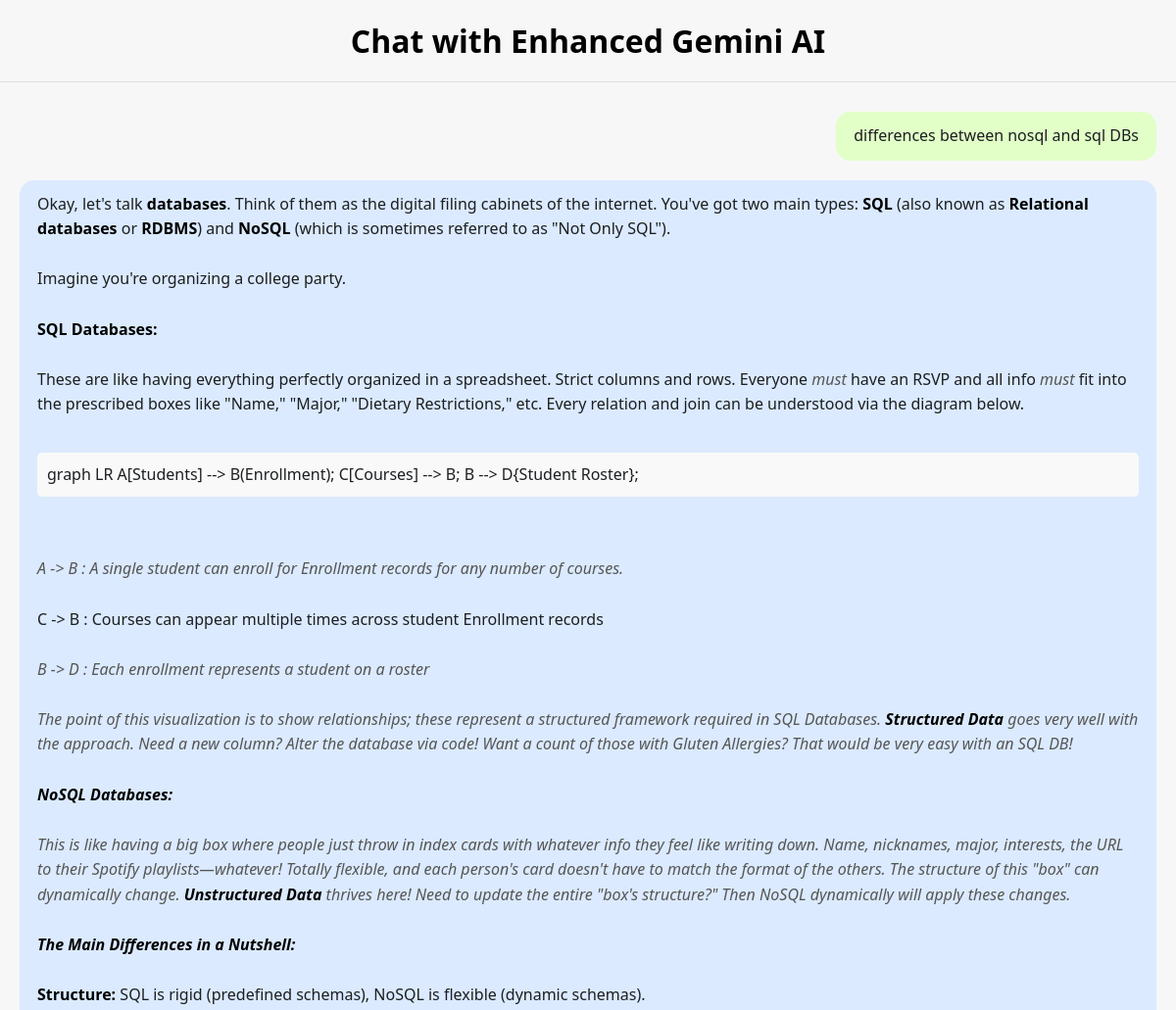
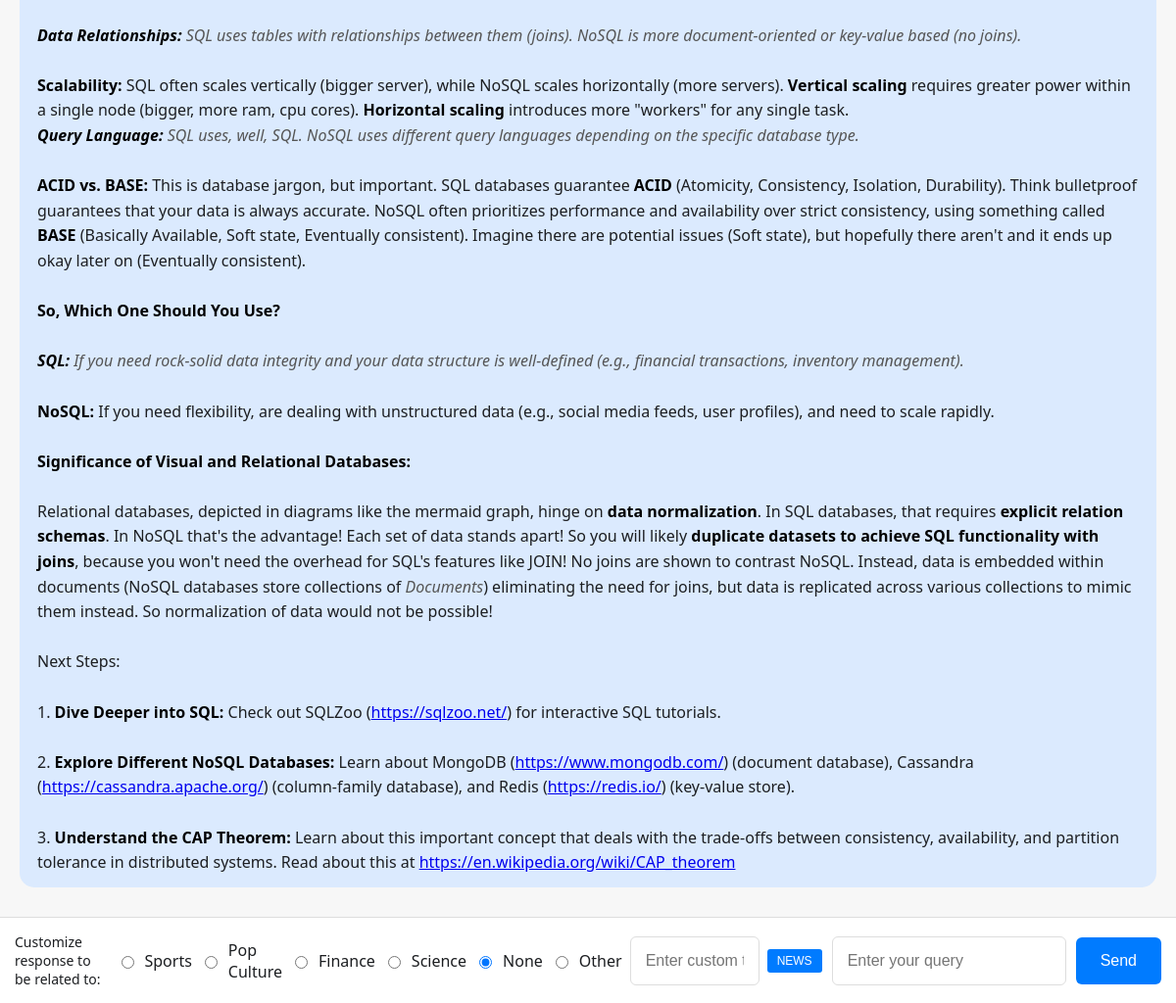
The page / on the database its author committed (2 pictures, top to bottom).
### tables this page shows
CREATE TABLE chat_history (
            id INTEGER PRIMARY KEY AUTOINCREMENT,
            message_type TEXT,
            message_text TEXT,
            timestamp DATETIME DEFAULT CURRENT_TIMESTAMP
        );

### app/app.py (the view, shortened to what this page needs)
@app.route("/", methods=["GET", "POST"])
def index():
    chat_history = get_chat_history(limit=10)
    return render_template("app.html", chat_history=chat_history)

### app/app.py (called while the page is built)
def get_chat_history(limit):
    conn = sqlite3.connect("chat_history.db")
    cursor = conn.cursor()
    cursor.execute("SELECT message_type, message_text FROM chat_history ORDER BY id DESC LIMIT ?", (limit,))
    rows = cursor.fetchall()
    conn.close()
    return [{"type": row[0], "text": row[1]} for row in rows][::-1]  # reverse to maintain order

### app/templates/app.html (shortened to what this page needs)
<!doctype html>
<html lang="en">
<head>
    <link rel="stylesheet" href="{{ url_for('static', filename='app.css') }}">
    <link rel="stylesheet" href="https://cdnjs.cloudflare.com/ajax/libs/prism/1.29.0/themes/prism.min.css">
</head>
<body>
    <div class="container">
        <h1>Chat with Enhanced Gemini AI</h1>
        <div class="chat-box" id="chat-box">
            {% for message in chat_history %}
                <div class="message {{ message.type }}">
                    {% autoescape false %}{{ message.text }}{% endautoescape %}
                </div>
            {% endfor %}
        </div>
        <form method="post" action="/">
            <div class="checkbox-group">
                <span class="checkbox-label">Customize response to be related to:</span>
                <input type="radio" name="topic" value="sports" id="sports"> <label for="sports">Sports</label>
                <input type="radio" name="topic" value="pop culture, music, and movies/tv" id="pop"> <label for="pop">Pop Culture</label>
                <input type="radio" name="topic" value="finance and investing" id="finance"> <label for="finance">Finance</label>
                <input type="radio" name="topic" value="science and space" id="science"> <label for="science">Science</label>
                <input type="radio" name="topic" value="none" id="none" checked> <label for="none">None</label>
                <input type="radio" name="topic" value="other" id="other"> <label for="other">Other</label>
                <input type="text" name="custom_topic_input" placeholder="Enter custom topic" style="display:inline-block; width: 100px;">
                <button id="news-button" type="button" style="padding: 5px 10px; font-size: 12px; background-color: #007bff; color: white; border: none; border-radius: 3px; cursor: pointer; display: inline-block; width: auto;">
                    NEWS
                </button>
            </div>
            <input type="text" name="user_input" placeholder="Enter your query" required autofocus>
            <input type="submit" value="Send">
        </form>
    </div>
</body>
</html>

### app/static/app.css (style rules this page uses)
body { font-family: 'Segoe UI', sans-serif; background-color: #f7f7f8; color: #1c1e21; margin: 0; height: 100vh; display: flex; flex-direction: column; }
.container { display: flex; flex-direction: column; width: 100%; height: 100vh; margin: auto; box-shadow: none; padding: 0; }
.chat-box { flex-grow: 1; overflow-y: auto; border-top: 1px solid #e0e0e0; padding: 20px; background-color: #f7f7f7; display: flex; flex-direction: column; height: calc(100vh - 150px); }
h1, h2, h3, h4, h5, h6 { color: #000000; font-weight: 600; }
h1 { text-align: center; margin: 20px 0; }
form { display: flex; align-items: center; gap: 10px; padding: 15px; background-color: #ffffff; border-top: 1px solid #ddd; }
.checkbox-group { display: flex; align-items: center; gap: 8px; }
.checkbox-label { font-size: 14px; }
input[type="text"] { flex-grow: 1; padding: 15px; border: 1px solid #ddd; border-radius: 6px; font-size: 16px; }
input[type="submit"] { padding: 15px 25px; border: none; border-radius: 6px; background-color: #007bff; color: #fff; font-size: 16px; cursor: pointer; transition: background-color 0.3s; }
.message { max-width: 100%; padding: 12px 18px; margin: 10px 0; border-radius: 15px; line-height: 1.6; word-wrap: break-word; font-size: 16px; }
.message.user { align-self: flex-end; background-color: #e1ffc7; }
.message.ai { align-self: flex-start; background-color: #dbeafe; }
.bold-text.clickable-word { font-weight: bold; color: black; text-decoration: none; cursor: pointer; }
.italic-text { font-style: italic; color: #555; }
.clickable-word { cursor: pointer; color: blue; text-decoration: underline; }
.mermaid { background-color: #f9f9f9; padding: 10px; border-radius: 5px; margin: 10px 0; overflow-x: auto; max-width: 100%; }

### rows shown on the page
chat_history: text "differences between nosql and sql DBs"
chat_history: text "Okay, let's talk databases . Think of them as the digital filing cabinets of the internet. You've got two main types: SQL (also known as Relational databases or RDBMS ) and NoSQL (which is sometimes referred to as \"Not Only SQL\"). Imagine you're organizing a college party. SQL Databases: These are like having everything perfectly organized in a spreadsheet. Strict columns and rows. Everyone must have an RSVP and all info must fit into the prescribed boxes like \"Name,\" \"Major,\" \"Dietary Restrictions,\" etc. Every relation and join can be understood via the diagram below. graph LR A[Students] --> B(Enrollment); C[Courses] --> B; B --> D{Student Roster}; A -> B : A single student can enroll for…"
